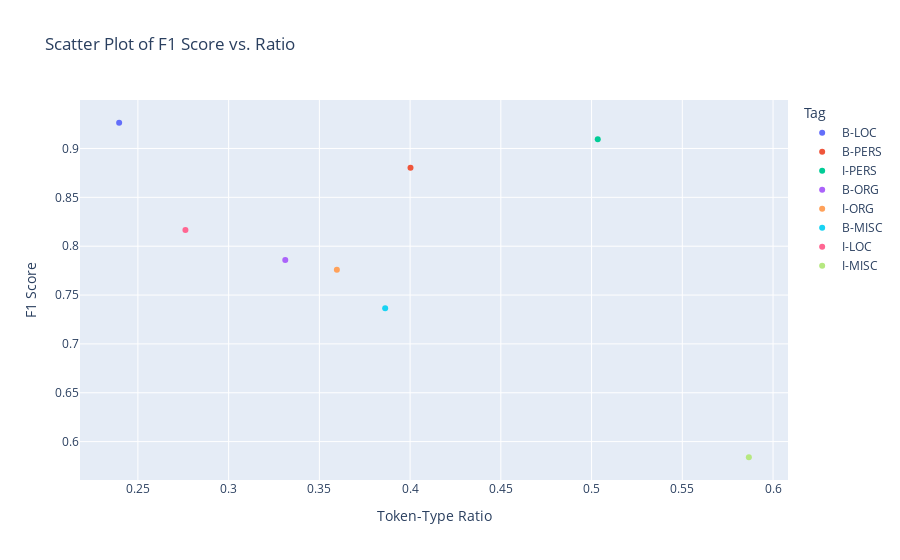

Notebook source saved alongside this figure:
### Code cell
import plotly.express as px

# Create a scatter plot
fig = px.scatter(combined_df, x='Ratio', y='F1', color='Tag', size_max=60, 
                 title="Scatter Plot of F1 Score vs. Ratio",
                 labels={"Ratio": "Token-Type Ratio", "F1": "F1 Score"})

# Improve plot aesthetics by adding the entity tags as labels
fig.update_traces(textposition='top center')

# Show the plot
fig.show()

### Figure 1 — Plotly figure (JSON) as saved in the notebook; plotly's stock layout.template omitted (floating-point values rounded to 4 significant figures)
{"data": [{"hovertemplate": "Tag=B-LOC<br>Token-Type Ratio=%{x}<br>F1 Score=%{y}<extra></extra>", "legendgroup": "B-LOC", "marker": {"color": "#636efa", "symbol": "circle"}, "mode": "markers", "name": "B-LOC", "orientation": "v", "showlegend": true, "textposition": "top center", "type": "scatter", "x": [0.2397], "xaxis": "x", "y": [0.9263], "yaxis": "y"}, {"hovertemplate": "Tag=B-PERS<br>Token-Type Ratio=%{x}<br>F1 Score=%{y}<extra></extra>", "legendgroup": "B-PERS", "marker": {"color": "#EF553B", "symbol": "circle"}, "mode": "markers", "name": "B-PERS", "orientation": "v", "showlegend": true, "textposition": "top center", "type": "scatter", "x": [0.4002], "xaxis": "x", "y": [0.8804], "yaxis": "y"}, {"hovertemplate": "Tag=I-PERS<br>Token-Type Ratio=%{x}<br>F1 Score=%{y}<extra></extra>", "legendgroup": "I-PERS", "marker": {"color": "#00cc96", "symbol": "circle"}, "mode": "markers", "name": "I-PERS", "orientation": "v", "showlegend": true, "textposition": "top center", "type": "scatter", "x": [0.5034], "xaxis": "x", "y": [0.9094], "yaxis": "y"}, {"hovertemplate": "Tag=B-ORG<br>Token-Type Ratio=%{x}<br>F1 Score=%{y}<extra></extra>", "legendgroup": "B-ORG", "marker": {"color": "#ab63fa", "symbol": "circle"}, "mode": "markers", "name": "B-ORG", "orientation": "v", "showlegend": true, "textposition": "top center", "type": "scatter", "x": [0.3312], "xaxis": "x", "y": [0.7858], "yaxis": "y"}, {"hovertemplate": "Tag=I-ORG<br>Token-Type Ratio=%{x}<br>F1 Score=%{y}<extra></extra>", "legendgroup": "I-ORG", "marker": {"color": "#FFA15A", "symbol": "circle"}, "mode": "markers", "name": "I-ORG", "orientation": "v", "showlegend": true, "textposition": "top center", "type": "scatter", "x": [0.3596], "xaxis": "x", "y": [0.7759], "yaxis": "y"}, {"hovertemplate": "Tag=B-MISC<br>Token-Type Ratio=%{x}<br>F1 Score=%{y}<extra></extra>", "legendgroup": "B-MISC", "marker": {"color": "#19d3f3", "symbol": "circle"}, "mode": "markers", "name": "B-MISC", "orientation": "v", "showlegend": true, "textposition": "top center", "type": "scatter", "x": [0.3863], "xaxis": "x", "y": [0.7366], "yaxis": "y"}, {"hovertemplate": "Tag=I-LOC<br>Token-Type Ratio=%{x}<br>F1 Score=%{y}<extra></extra>", "legendgroup": "I-LOC", "marker": {"color": "#FF6692", "symbol": "circle"}, "mode": "markers", "name": "I-LOC", "orientation": "v", "showlegend": true, "textposition": "top center", "type": "scatter", "x": [0.2762], "xaxis": "x", "y": [0.8166], "yaxis": "y"}, {"hovertemplate": "Tag=I-MISC<br>Token-Type Ratio=%{x}<br>F1 Score=%{y}<extra></extra>", "legendgroup": "I-MISC", "marker": {"color": "#B6E880", "symbol": "circle"}, "mode": "markers", "name": "I-MISC", "orientation": "v", "showlegend": true, "textposition": "top center", "type": "scatter", "x": [0.5867], "xaxis": "x", "y": [0.584], "yaxis": "y"}], "layout": {"legend": {"title": {"text": "Tag"}, "tracegroupgap": 0}, "title": {"text": "Scatter Plot of F1 Score vs. Ratio"}, "xaxis": {"anchor": "y", "domain": [0, 1], "title": {"text": "Token-Type Ratio"}}, "yaxis": {"anchor": "x", "domain": [0, 1], "title": {"text": "F1 Score"}}}}
